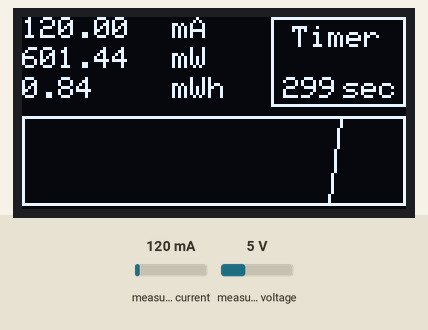
Recording of a program running on a simulated ESP8266 (NodeMCU). On the bench: 128×64 one-colour display. Inputs (shaded band) come from the test bench; at power-on: measured current 120 mA, measured voltage 5 V. Storage starts empty.

Above: at 1.2 s.
1.3 s: measured current set to 40 mA
At 1.53 s:
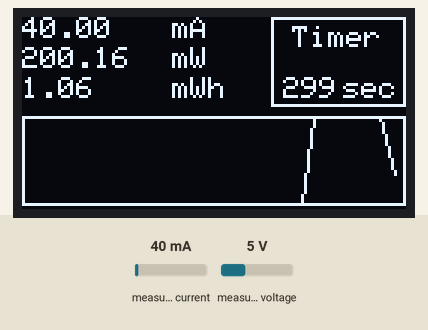
2.9 s: measured voltage set to 0.3 V
At 3.13 s:
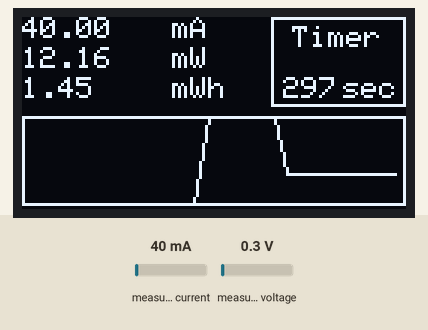
4.5 s: measured current set to 500 mA
At 4.73 s:
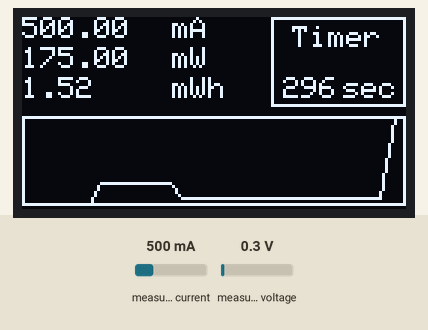
6.1 s: measured voltage set to 3.8 V
At 6.33 s:
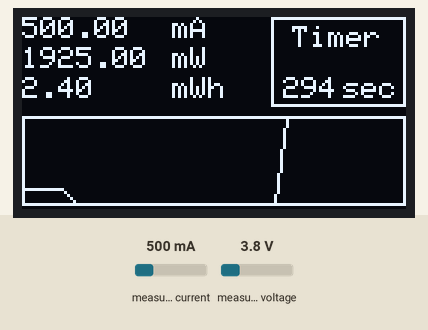
Timing chart, 0 to 8.7 s (numbered marks = the images above; inputs shaded):
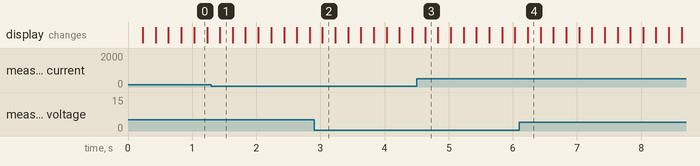

The program:

main.cpp
```cpp
#include <Arduino.h>

#include <Wire.h>
#include <Adafruit_INA219.h>
#include <Adafruit_SSD1306.h>
#include <Adafruit_GFX.h>
#include "SdFat.h"

#define SCREEN_WIDTH 128 // OLED display width, in pixels
#define SCREEN_HEIGHT 64 // OLED display height, in pixels

// Declaration for an SSD1306 display connected to I2C (SDA, SCL pins)
#define OLED_RESET 0 // Reset pin # (or -1 if sharing Arduino reset pin)
Adafruit_SSD1306 display(SCREEN_WIDTH, SCREEN_HEIGHT, &Wire, OLED_RESET);

#define sizeTrend 30
int in1[sizeTrend];

SdFat SD;
Adafruit_INA219 ina219;
const byte interruptPin = 4;

unsigned long previousMillis = 0;
int timer = 300;
unsigned long interval = 200;
const int chipSelect = 10;
float shuntvoltage = 0;
float busvoltage = 0;
float current_mA = 0;
float loadvoltage = 0;
float energy = 0;
File TimeFile;
File VoltFile;
File CurFile;

//////////////////////////////////// Functions are here //////////////////////////////

int convert(int y, int mn, int mx, byte yTrend, byte heightTrend, int *in)
{
  int ny = y;
  ny = map(ny, mn, mx, heightTrend - 1 + yTrend, yTrend);
  //ny=map(ny,mn,mx,yTrend,heightTrend-1+yTrend);
  return ny;
}

void drawTrend(int widthTrend, int heightTrend, int xTrend, byte yTrend, byte cn, int *in)
{
  //добавляем новое значение
  in[sizeTrend - 1] = current_mA;
  byte oldX = 0;
  byte oldY = 0 + yTrend;
  int mn = 1000;
  int mx = 0;
  //сдвигаем график
  for (byte x = 0; x < (sizeTrend - 1); x++)
  {
    in[x] = in[x + 1];
  }

  //поиск мин и макс
  for (byte i = 0; i < sizeTrend; i++)
  {
    if (in[i] > mx)
    {
      mx = in[i];
    }
    if (in[i] < mn)
    {
      mn = in[i];
    }
  }
  if (mn == mx)
  {
    mx = mn + 1;
    mn = mn - 1;
  }
  //формирование буфера вывода
  for (byte x = 0; x < sizeTrend - 1; x++)
  {
    byte y = convert(in[x], mn, mx, yTrend, heightTrend, in);
    byte nxt_x = map(x, 0, sizeTrend - 1, 0, widthTrend);
    //отрисовка тренда
    display.drawLine(xTrend + oldX, oldY, xTrend + nxt_x, y, WHITE);
    oldX = nxt_x;
    oldY = y;

    //отрисовка рамки
    display.drawRect(xTrend, yTrend, widthTrend, heightTrend, WHITE);
  }
  //вывод минимума и максимума
  // display.setCursor(xTrend + widthTrend + 3, yTrend);
  // display.println(mx);
  // display.setCursor(xTrend + widthTrend + 3, yTrend + heightTrend - 8);
  // display.println(mn);
  // display.setCursor(xTrend + widthTrend + 3, yTrend + (heightTrend / 2) - 4);
  // display.println(in[sizeTrend - 1]); //текущее
  // oldX = 0;
  // oldY = convert(in[0], mn, mx, yTrend, heightTrend, in);
}

void displaydata()
{
  int count = timer - (millis() / 1000);

  display.setCursor(0, 0);
  // display.println(loadvoltage);
  // display.setCursor(35, 0);
  // display.println("V");
  // display.setCursor(50, 0);
  display.println(current_mA);
  display.setCursor(50, 0);
  display.println("mA");
  display.drawRect(83, 0, 45, 30, WHITE);
  display.setCursor(90, 3);
  display.println("Timer");
  display.setCursor(87, 20);
  display.println(count);
  display.setCursor(107, 20);
  display.println("sec");
  display.setCursor(0, 10);
  display.println(loadvoltage * current_mA);
  display.setCursor(50, 10);
  display.println("mW");
  display.setCursor(0, 20);
  display.println(energy);
  display.setCursor(50, 20);
  display.println("mWh");
}

void ina219values()
{
  shuntvoltage = ina219.getShuntVoltage_mV();
  busvoltage = ina219.getBusVoltage_V();
  current_mA = ina219.getCurrent_mA();
  loadvoltage = busvoltage + (shuntvoltage / 1000);
  energy = energy + loadvoltage * current_mA / 3600;
}

void button() {
  Serial.println("button");
}
//////////////////////////////////// Functions are here //////////////////////////////

void setup()
{
  Serial.begin(9600);
  // pinMode(interruptPin, INPUT);
  // attachInterrupt(digitalPinToInterrupt(interruptPin), button, CHANGE);
  display.begin(SSD1306_SWITCHCAPVCC, 0x3C);
  display.setTextSize(1);
  display.setTextColor(WHITE);
  ina219.begin();
  SD.begin(chipSelect);


}
void loop()
{
  unsigned long currentMillis = millis();
  if (currentMillis - previousMillis >= interval)
  {
    previousMillis = currentMillis;
    display.clearDisplay();
    ina219values();
    displaydata();
    drawTrend(128, 30, 0, 33, 5, in1);
    display.display();
  }
}
```
